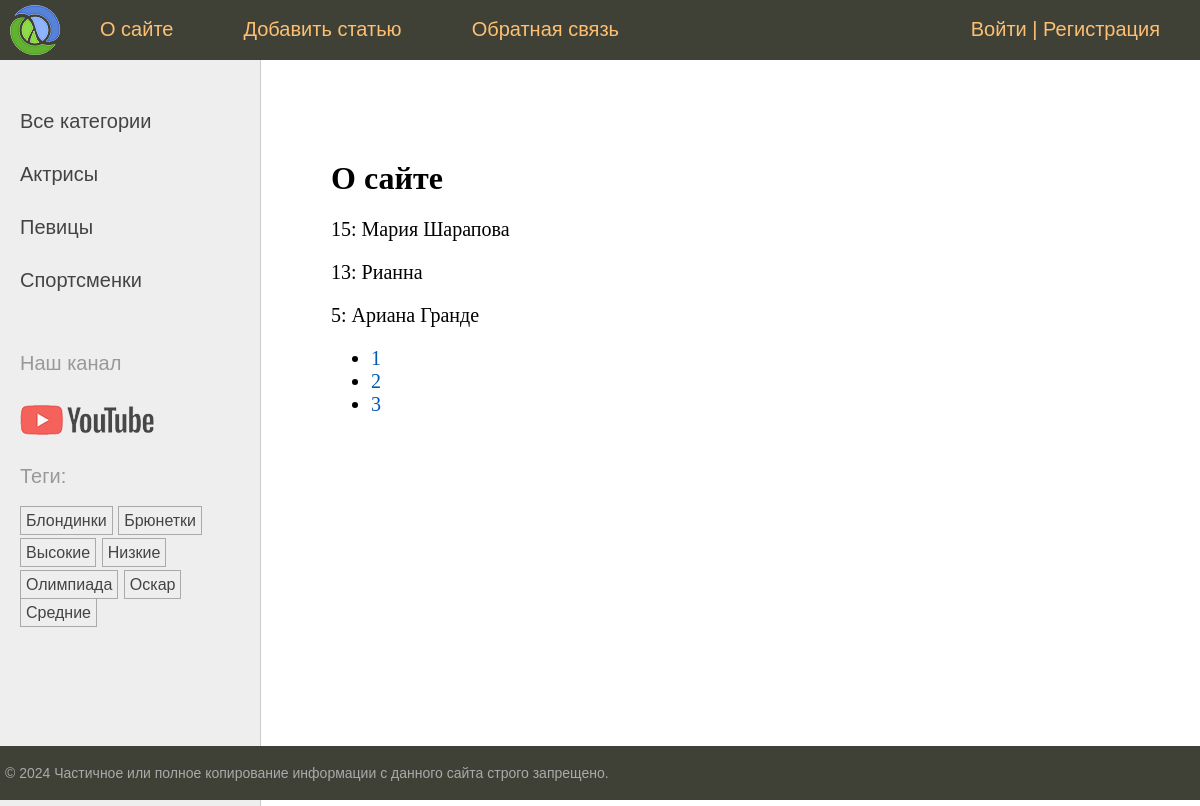
Page /about/ on the earlier database version.
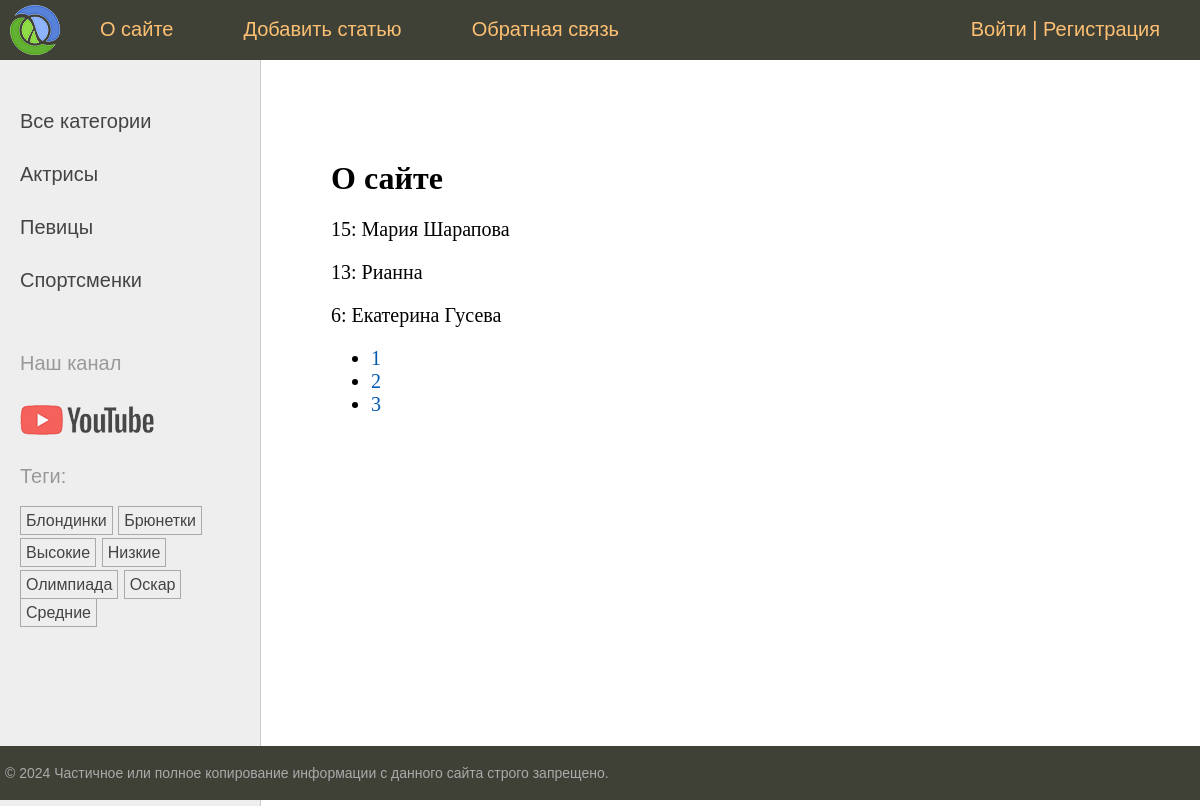
Same page on the later database version.
### women/models.py (models this page shows, shortened)
class Category(models.Model):  # Модель Category в виде класса для связи many-to-one (нашей первичной модели category)
    name = models.CharField(max_length=100, db_index=True, verbose_name="Категория")  # имя категории + индекс-е поле
    slug = models.SlugField(max_length=255, unique=True, db_index=True)  # поле для обращения по slug + index
    class Meta:  # мета класс для вывода класса Category в админ панель
        verbose_name = "Категория"
        verbose_name_plural = "Категории"
    def get_absolute_url(self):  # метод для формирования URl адреса (см шаблон в list_categories.html)
        return reverse('category', kwargs={'cat_slug': self.slug})  # возвращает с помощью reverse маршрут по

class TagPost(models.Model):  # модель для тегов наследуем от класса Model
    tag = models.CharField(max_length=100, db_index=True)  # название тега(индексированное) + max длина 100 символов
    slug = models.SlugField(max_length=255, unique=True, db_index=True)  # поле для slug (уникален и индексирован)
    def get_absolute_url(self):  # метод возвращает url для конкретного тега(также отвечает в админке-смотреть на сайте)
        return reverse('tag', kwargs={'tag_slug': self.slug})  # slug берется из бд и формируется маршрут

class Women(models.Model):  # наш класс-модель с полями для таблицы
    class Status(models.IntegerChoices):  # класс для именовывания опубликованных/не опубликованных статей в виджете
        DRAFT = 0, 'Черновик'  # название-статус в виджете в виде кортежа с int
        PUBLISHED = 1, 'Опубликовано'  # - костыль в 20 строке - преобразует 1 и 0 в булевы значения
    title = models.CharField(max_length=255, verbose_name="Заголовок")  # Заголовок с максимальным кол-во символов
    slug = models.SlugField(max_length=255, unique=True, db_index=True, verbose_name="Slug",  # связка с slug в urls
                            validators=[  # стандартные валидаторы для slug + сообщение
                                MinLengthValidator(5, message="Минимум 5 символов"),
                                MaxLengthValidator(100, message="Максимум 100 символов")])
    photo = models.ImageField(upload_to="photos/%y/%m/%d", default=None,  # поле для загрузки фото для постов +
                              blank=True, null=True, verbose_name="Фото")  # параметры загрузки(каталог, имя...)
    content = models.TextField(blank=True, verbose_name="Текст статьи")  # Поле для текста(статьи) с доступно пустым
    time_create = models.DateTimeField(auto_now_add=True, verbose_name="Время создания")  # авто заполнение времени
    time_update = models.DateTimeField(auto_now=True, verbose_name="Время изменения")  # меняющееся при каждом изменении
    is_published = models.BooleanField(choices=tuple(map(lambda x: (bool(x[0]), x[1]), Status.choices)),  # Публикация +
                                       default=Status.DRAFT, verbose_name="Статус")  # костыль "опубликовано" в админке
    cat = models.ForeignKey('Category', on_delete=models.PROTECT, related_name='posts', verbose_name="Категории")
    tags = models.ManyToManyField('TagPost', blank=True, related_name='tags', verbose_name="Теги")  # many-to-many
    husband = models.OneToOneField('Husband', on_delete=models.SET_NULL,
                                   null=True, blank=True, related_name='wuman', verbose_name="Муж")
    objects = models.Manager()  # пользовательский менеджер по умолчанию (работает, если published не активен)
    published = PublishedManager()  # пользовательский менеджер публикаций(да/нет)
    class Meta:  # спец класс для сортировки полей модели Women с методом ordering и indexes + порядок сортировки
        verbose_name = "Известные женщины"  # заголовок для админки
        verbose_name_plural = "Известные женщины"  # заголовок во множественном числе (без -s)
        ordering = ['-time_create']  # порядок сортировки
        indexes = [  # список индексированных полей для ускорения сортировки
            models.Index(fields=['-time_create'])  # class Meta - для управления сортировкой на уровне класса
        ]

### women/views.py (the view)
# urls.py: path('about/', views.about, name='about'),  # маршрут about(о сайте)
def about(request):  # ф-я представления about(о сайте) + render ( 3 - аргумент в виде словаря в шаблоне about)
    contact_list = Women.published.all()  # Взять все опубликованные записи из модели Women
    paginator = Paginator(contact_list, 3)  # Класс Paginator, все опубл записи + кол-во элементов на странице
    page_number = request.GET.get('page')  # Через GET-запрос получить номер ('page') для отображения текущей страницы
    page_obj = paginator.get_page(page_number)  # получить текущую страницу по номеру (page_number)
    return render(request, 'women/about.html',
                  {'title': 'О сайте', 'page_obj': page_obj})  # путь к шаблону + передача формы в шаблоны

### users/context_processors.py (called while the page is built)
def get_women_context(request):  # Конт-й шаблонный проц-р для отображения главного меню
    return {'mainmenu': menu}  # вернуть словарь и автоматически передать его во все шаблоны + переменная menu

### women/models.py (called while the page is built)
    def get_queryset(self):  # возвращает опубликованные посты(спец метод базового класса)
        return super().get_queryset().filter(is_published=Women.Status.PUBLISHED)  # возвращает опубликованные статьи

### women/templatetags/women_tags.py (called while the page is built)
@register.inclusion_tag('women/list_categories.html')  # inclusion тэг формирует шаблон и возвр-т фрагмент HTML-страницы
def show_categories(cat_selected=0):  # ф-я возвращает обработанную HTML-страницу
    cats = Category.objects.annotate(total=Count("posts")).filter(total__gt=0)  # вывод категорий, связанных с
    return {'cats': cats, 'cat_selected': cat_selected}  # возвращает список cats_db по переменной cats

@register.inclusion_tag('women/list_tags.html')  # шаблонный тег для отображения тегов в левом сайдбаре
def show_all_tags():
    return {'tags': TagPost.objects.annotate(total=Count("tags")).filter(total__gt=0)}  # возвращает теги из модели

### women/templates/women/about.html
{% extends 'base.html' %}
{% block content %}
<h1>{{ title }}</h1>
{% for item in page_obj %}
<p>{{ item.pk }}: {{ item.title }}</p>
{% endfor %}
<nav>
    <ul>
        {% for p in page_obj.paginator.page_range %}
        <li>
            <a href="?page={{ p }}">{{ p }}</a>
        </li>
        {% endfor %}
    </ul>
</nav>
{% endblock %}

### women/templates/women/list_categories.html
{% for cat in cats %}
{% if cat_id == cat_selected %}
<li class="selected">{{cat.name}}</li>
{% else %}
<li><a href="{{ cat.get_absolute_url }}">{{cat.name}}</a></li>
{% endif %}
{% endfor %}

### women/templates/women/list_tags.html
{% if tags %}
    <p>Теги:</p>
    <ul class="tags-list">
        {% for t in tags %}
        <li><a href="{{t.get_absolute_url}}">{{t.tag}}</a></li>
        {% endfor %}
    </ul>
{% endif %}

Differences in the rows shown:
no longer on this page (row unchanged): Women: pk "5", title "Ариана Гранде"
now on this page (row edited): Women: pk "6", title "Екатерина Гусева"
